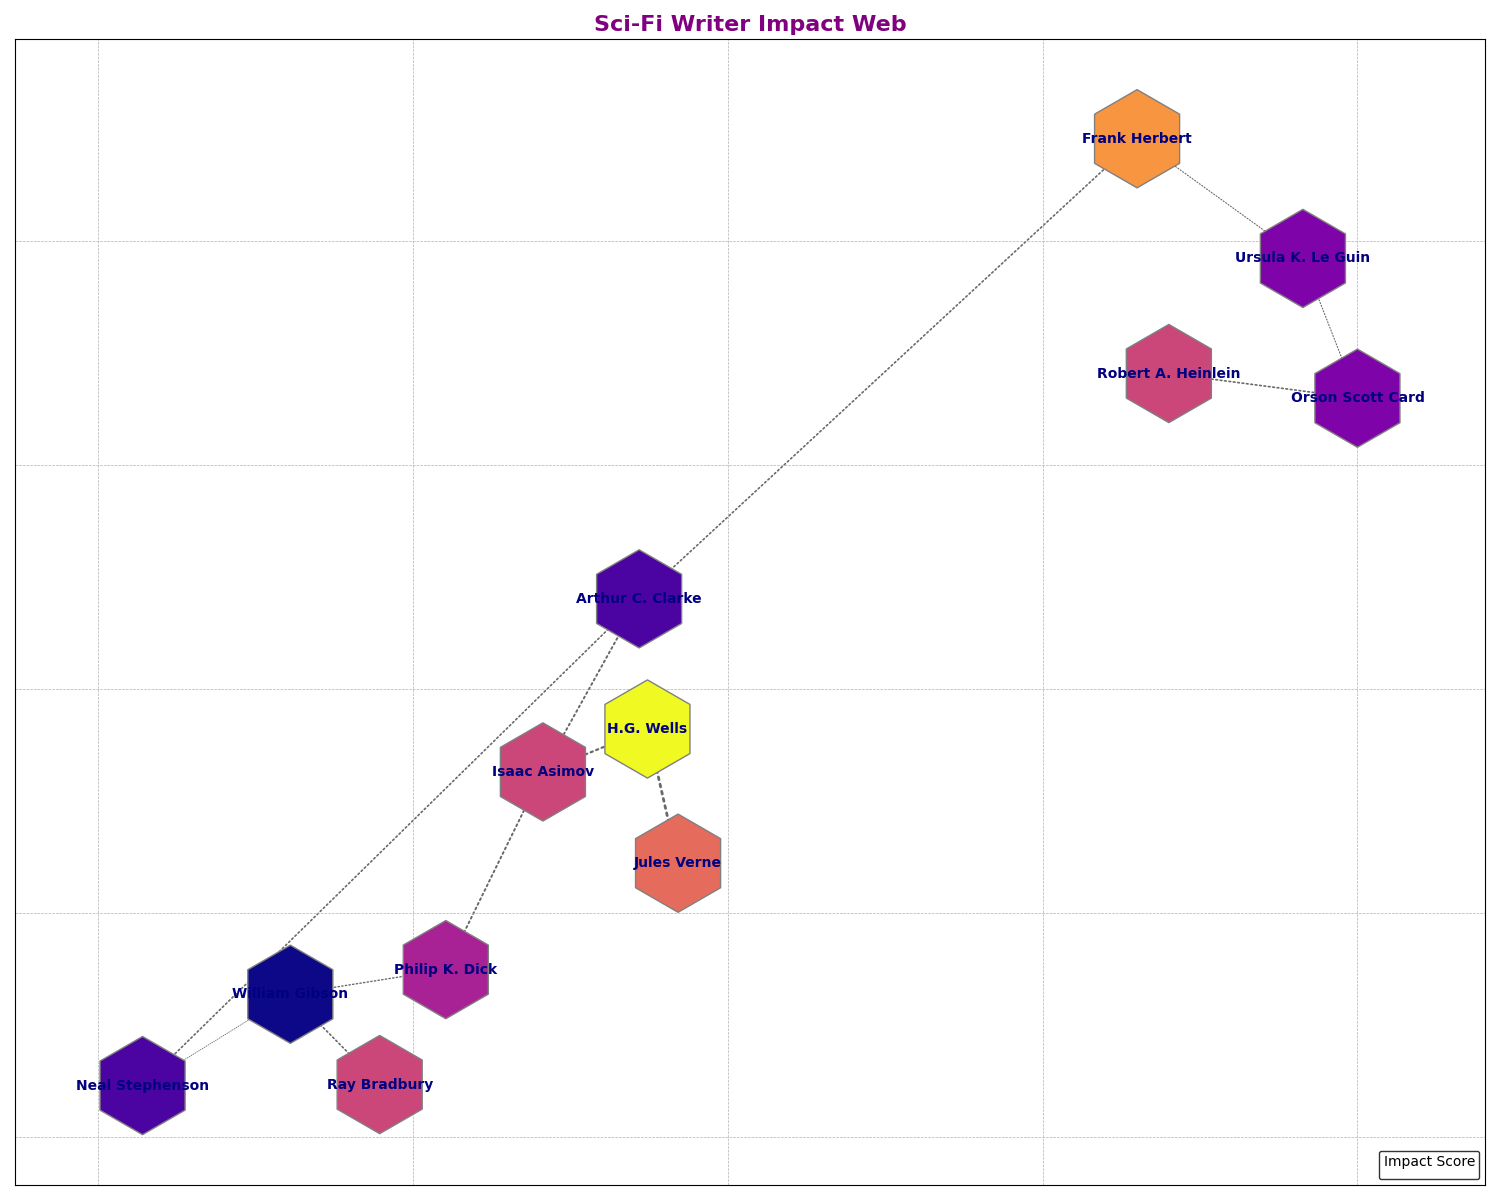

The script that drew this image:
import matplotlib.pyplot as plt
import networkx as nx
import numpy as np

authors = [
    "Isaac Asimov", "Arthur C. Clarke", "Philip K. Dick", "H.G. Wells",
    "Jules Verne", "Frank Herbert", "Ursula K. Le Guin", "Ray Bradbury",
    "William Gibson", "Neal Stephenson", "Robert A. Heinlein", "Orson Scott Card"
]

influences = [
    ("Jules Verne", "H.G. Wells"),
    ("H.G. Wells", "Isaac Asimov"),
    ("Isaac Asimov", "Arthur C. Clarke"),
    ("Isaac Asimov", "Philip K. Dick"),
    ("Arthur C. Clarke", "Frank Herbert"),
    ("Philip K. Dick", "William Gibson"),
    ("Frank Herbert", "Ursula K. Le Guin"),
    ("Ray Bradbury", "William Gibson"),
    ("William Gibson", "Neal Stephenson"),
    ("Ursula K. Le Guin", "Orson Scott Card"),
    ("Robert A. Heinlein", "Orson Scott Card"),
    ("Arthur C. Clarke", "Neal Stephenson")
]

G = nx.DiGraph()
G.add_edges_from(influences)
pos = nx.spring_layout(G, seed=23)

influence_levels = {
    "Jules Verne": 10, 
    "H.G. Wells": 8,
    "Isaac Asimov": 7,
    "Arthur C. Clarke": 6,
    "Philip K. Dick": 6,
    "Frank Herbert": 5,
    "Ursula K. Le Guin": 4,
    "Ray Bradbury": 4,
    "William Gibson": 3,
    "Neal Stephenson": 2,
    "Robert A. Heinlein": 6,
    "Orson Scott Card": 3
}

# Adjusted node colors by shuffling the order
# Manually shuffled the order without using random
node_colors = np.array([7, 10, 6, 3, 5, 8, 2, 4, 6, 3, 4, 6])
node_colors = node_colors / max(node_colors)
colormap = plt.cm.plasma

edge_widths = [(G[u][v]['weight'] if 'weight' in G[u][v] else 2 * influence_levels[u] / 10) for u, v in influences]

plt.figure(figsize=(15, 12))
nodes = nx.draw_networkx_nodes(G, pos, node_color=node_colors, cmap=colormap, node_size=5000, edgecolors='grey', 
                               node_shape='h')
edges = nx.draw_networkx_edges(G, pos, width=edge_widths, arrowsize=15, edge_color='dimgray', style='dotted')
labels = nx.draw_networkx_labels(G, pos, font_size=10, font_weight='bold', font_color='navy')

plt.grid(True, which='both', linestyle='--', linewidth=0.5)
plt.legend(loc='lower right', title='Impact Score', fontsize=8, frameon=True, framealpha=0.8, edgecolor='black')

plt.title("Sci-Fi Writer Impact Web", fontsize=16, fontweight='heavy', color='purple')
plt.axis('on')

plt.tight_layout()
plt.show()
